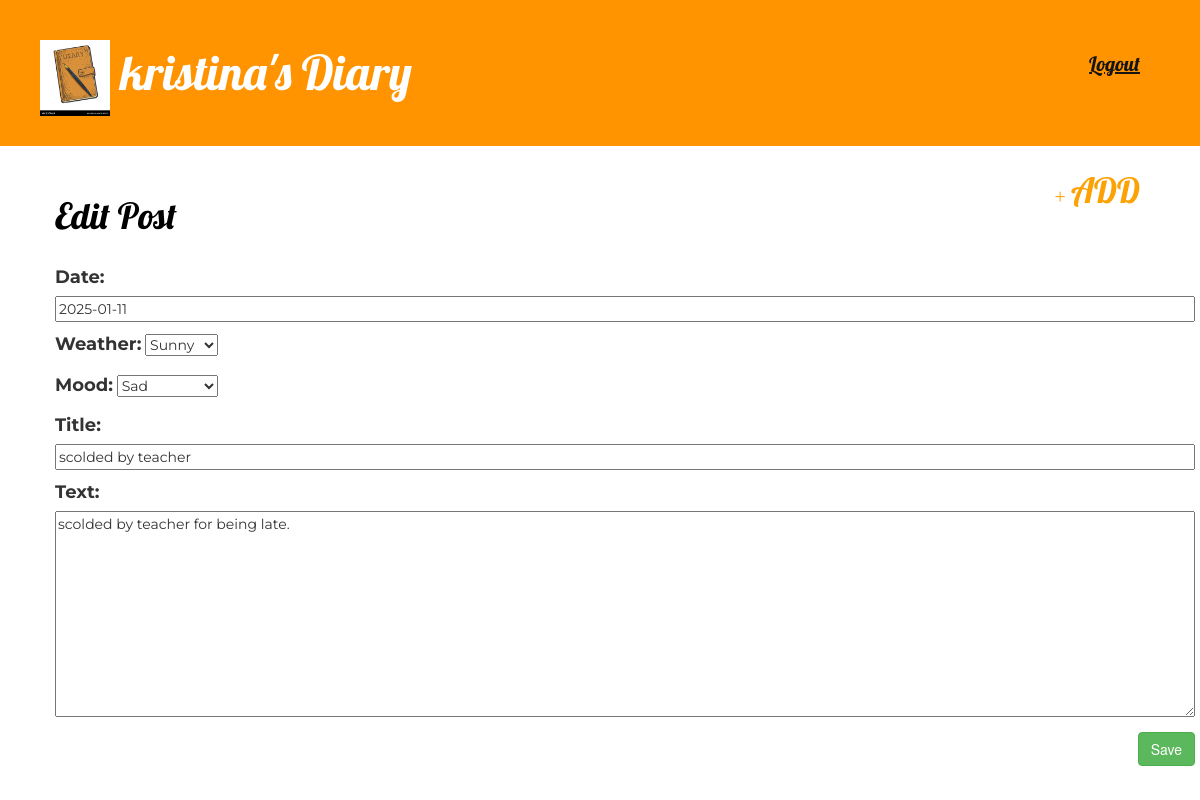
Screenshot of /post/8/edit/ (signed in) with the database file from the repository.
### diary_app/models.py (models this page shows, shortened)
class Post(models.Model):
    WEATHER_CHOICES = (
        ('Sunny', 'Sunny'),
        ('Windy', 'Windy'),
        ('Rainy', 'Rainy'),
        ('Snowy', 'Snowy'),
        ('Foggy', 'Foggy'),
        ('Cloudy', 'Cloudy'),
        ('Stormy', 'Stormy'),
    )
    MOOD_CHOICES = (
        ('HAPPY', 'Happy'),
        ('SAD', 'Sad'),
        ('EXCITED', 'Excited'),
        ('FURIOUS', 'Furious'),
        ('DEPRESSED', 'Depressed'),
        ('EXHAUSTED', 'Exhausted'),
        ('FRIGHTENED', 'Frightened'),
        ('RELAXED', 'Relaxed'),
        ('SURPRISED', 'Surprised'),
        ('ANGRY', 'Angry'),
        ('NERVOUS', 'Nervous'),
        ('LONELY', 'Lonely'),
        ('JEALOUS', 'Jealous'),
        ('SHY', 'Shy'),
        ('UPSET', 'Upset'),
        ('DISGUSTED', 'Disgusted'),
    )
    date = models.DateField(default=date.today)
    weather = models.CharField(max_length=20, choices=WEATHER_CHOICES, default='Sunny')
    mood = MultiSelectField(choices=MOOD_CHOICES)
    author = models.ForeignKey('auth.User', on_delete=models.CASCADE)
    title = models.CharField(max_length=200)
    text = models.TextField()
    class Meta:
        ordering = ['-date']

### diary_app/views.py (the view)
# urls.py: path('post/<int:pk>/edit/', views.post_edit, name='post-edit'),
@login_required(login_url="login")
def post_edit(request, pk):
    post = get_object_or_404(Post, pk=pk)
    if post.author != request.user:
        messages.error(request, "You do not have permission to edit this post.")
        return redirect('post-list')
    if request.method == "POST":
        form = PostForm(request.POST, instance=post)
        if form.is_valid():
            form.save()
            return redirect('post-detail', pk=post.pk)
    else:
        form = PostForm(instance=post)
    return render(request, 'post_edit.html', {'form': form})

### diary_app/forms.py
class PostForm(forms.ModelForm):
    class Meta:
        model = Post
        fields = ('date', 'weather', 'mood', 'title', 'text',)

### templates/post_edit.html
{% extends 'base.html' %}
{% block content %}
    <h1>Edit Post</h1>
    <form method="POST" class="post-form">{% csrf_token %}
        {{ form.as_p }}
        <button type="submit" class="save btn btn-success">Save</button>
    </form>
{% endblock %}

### templates/base.html (shortened to what this page needs)
{% load static %}
<!DOCTYPE html>
<html lang="en">
  <head>
    <link rel="stylesheet" href="{% static 'css/bootstrap.min.css' %}" rel="stylesheet">
    <link rel="stylesheet" href="{% static 'css/diary.css' %}" rel="stylesheet">
  </head>
  <body>
    <div class="page_header">
        {% if user.is_authenticated %}
          <h1>
            <a href="/">
              <img src="{% static 'img/diary.jpg' %}" alt="Personal Diary" width="70px" />
            </a>
            <a href="{% url 'post-list' %}">{{ request.user.first_name }}'s Diary</a></h1>
          <form action="{% url 'logout' %}" method="post" class="top_menu">
            <button type="submit" class="link">
              <span class="material-symbols-outlined lg-icons">Logout </span>
            </button>
          </form>
        {% else %}
          <h1><a href="/">Welcome!</a></h1>
          <a href="{% url 'login' %}" class="top_menu btn btn-primary">Login</a>
          <a href="{% url 'signup' %}" class="top_menu btn btn-success">Sign Up</a>
        {% endif %}
    </div>
    {% if user.is_authenticated %}
      <a href="{% url 'post-new' %}" class="new"><span class="glyphicon glyphicon-plus"></span>ADD</a>
    {% endif %}
    <div class="container">
        {% block content %}
        {% endblock %}
    </div>
  </body>
</html>

### static/css/diary.css (style rules this page uses)
h1 { color: #000000; }
.page_header { background-color: #ff9400; margin-top: 0; padding: 20px 20px 20px 40px; }
.page_header h1, .page_header h1 a, .page_header h1 a:visited, .page_header h1 a:active { color: #ffffff; font-size: 36pt; text-decoration: none; display: inline-block; }
h1, h2, h3, h4 { font-family: 'Lobster', cursive; }
.container { margin-top: 30px; margin-left: 40px; }
.post-form textarea, .post-form input { width: 100%; }
.top_menu, .top_menu:hover, .top_menu:visited { font-family: 'Lobster', cursive; color: #ffffff; float: right; font-size: 15pt; margin-right: 20px; margin-top: 10px; padding: 20px; }
p { font-family: 'Montserrat', sans-serif; }
.post-form { margin-top: 30px; }
.post-form p label { font-size: 18px; }
.save { float: right; margin-bottom: 20px; }
.new, .new:hover, .new:visited, .new:active { font-family: 'Lobster', cursive; color: #FCA205; float: right; font-size: 26pt; margin-right: 40px; padding: 20px; }
.new span { color: #FCA205; font-size: 20px; padding-bottom: 10px; padding-right: 5px; }
.link { background: none; border: none; color: #141414; text-decoration: underline; cursor: pointer; padding: 0; font-family: inherit; font-size: inherit; }

### rows the page displays
Post: date "2025-01-11", weather "Sunny", mood "Sad", title "scolded by teacher", text "scolded by teacher for being late."

### other values shown
{{ request.user.first_name }} "kristina"
